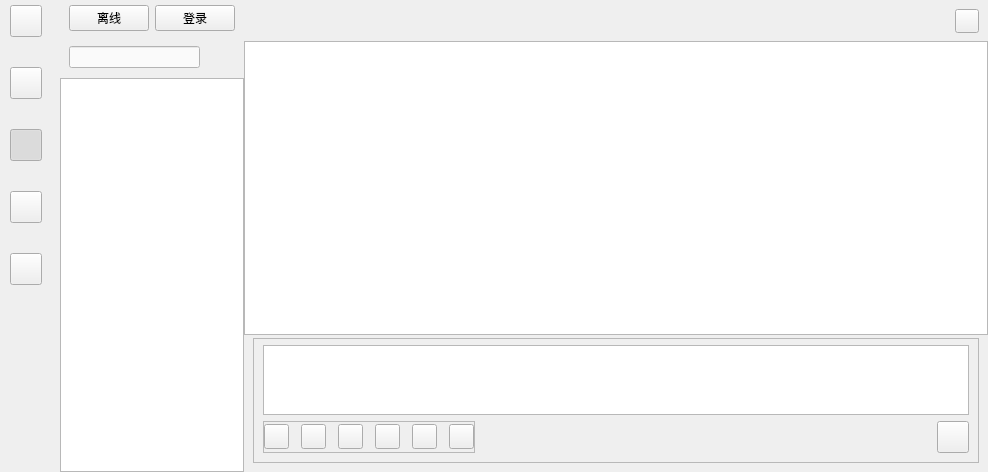
<?xml version="1.0" encoding="UTF-8"?>
<ui version="4.0">
 <class>MainWindow</class>
 <widget class="QMainWindow" name="MainWindow">
  <property name="geometry">
   <rect>
    <x>0</x>
    <y>0</y>
    <width>988</width>
    <height>472</height>
   </rect>
  </property>
  <property name="windowTitle">
   <string>MainWindow</string>
  </property>
  <property name="styleSheet">
   <string notr="true"/>
  </property>
  <widget class="QWidget" name="centralwidget">
   <property name="sizePolicy">
    <sizepolicy hsizetype="Preferred" vsizetype="Preferred">
     <horstretch>1</horstretch>
     <verstretch>1</verstretch>
    </sizepolicy>
   </property>
   <layout class="QGridLayout" name="gridLayout">
    <property name="leftMargin">
     <number>0</number>
    </property>
    <property name="topMargin">
     <number>0</number>
    </property>
    <property name="rightMargin">
     <number>0</number>
    </property>
    <property name="bottomMargin">
     <number>0</number>
    </property>
    <property name="spacing">
     <number>0</number>
    </property>
    <item row="0" column="1">
     <widget class="QWidget" name="userWidget" native="true">
      <property name="minimumSize">
       <size>
        <width>184</width>
        <height>0</height>
       </size>
      </property>
      <property name="maximumSize">
       <size>
        <width>184</width>
        <height>16777215</height>
       </size>
      </property>
      <property name="styleSheet">
       <string notr="true"/>
      </property>
      <layout class="QVBoxLayout" name="verticalLayout">
       <property name="spacing">
        <number>0</number>
       </property>
       <property name="leftMargin">
        <number>0</number>
       </property>
       <property name="topMargin">
        <number>0</number>
       </property>
       <property name="rightMargin">
        <number>0</number>
       </property>
       <property name="bottomMargin">
        <number>0</number>
       </property>
       <item>
        <widget class="QWidget" name="widget" native="true">
         <property name="styleSheet">
          <string notr="true"/>
         </property>
         <layout class="QHBoxLayout" name="horizontalLayout">
          <property name="spacing">
           <number>6</number>
          </property>
          <property name="leftMargin">
           <number>9</number>
          </property>
          <property name="topMargin">
           <number>5</number>
          </property>
          <property name="rightMargin">
           <number>9</number>
          </property>
          <property name="bottomMargin">
           <number>5</number>
          </property>
          <item>
           <widget class="QPushButton" name="logoutBtn">
            <property name="text">
             <string>离线</string>
            </property>
           </widget>
          </item>
          <item>
           <widget class="QPushButton" name="loginBtn">
            <property name="text">
             <string>登录</string>
            </property>
           </widget>
          </item>
         </layout>
        </widget>
       </item>
       <item>
        <widget class="QWidget" name="widget_7" native="true">
         <layout class="QHBoxLayout" name="horizontalLayout_4">
          <item>
           <widget class="QLineEdit" name="searchLineEdit">
            <property name="styleSheet">
             <string notr="true">background-color: rgb(250, 250, 250);</string>
            </property>
           </widget>
          </item>
          <item>
           <spacer name="horizontalSpacer_2">
            <property name="orientation">
             <enum>Qt::Horizontal</enum>
            </property>
            <property name="sizeType">
             <enum>QSizePolicy::Fixed</enum>
            </property>
            <property name="sizeHint" stdset="0">
             <size>
              <width>5</width>
              <height>20</height>
             </size>
            </property>
           </spacer>
          </item>
          <item>
           <widget class="QPushButton" name="addFriendBtn">
            <property name="minimumSize">
             <size>
              <width>24</width>
              <height>24</height>
             </size>
            </property>
            <property name="maximumSize">
             <size>
              <width>24</width>
              <height>24</height>
             </size>
            </property>
            <property name="styleSheet">
             <string notr="true">border: none;</string>
            </property>
            <property name="text">
             <string/>
            </property>
           </widget>
          </item>
         </layout>
        </widget>
       </item>
       <item>
        <widget class="QStackedWidget" name="stackedWidget">
         <property name="currentIndex">
          <number>2</number>
         </property>
         <widget class="QWidget" name="friendListPage">
          <layout class="QVBoxLayout" name="verticalLayout_7">
           <property name="spacing">
            <number>0</number>
           </property>
           <property name="leftMargin">
            <number>0</number>
           </property>
           <property name="topMargin">
            <number>0</number>
           </property>
           <property name="rightMargin">
            <number>0</number>
           </property>
           <property name="bottomMargin">
            <number>0</number>
           </property>
           <item>
            <widget class="QListView" name="chat_userListView"/>
           </item>
          </layout>
         </widget>
         <widget class="QWidget" name="groupPage">
          <layout class="QVBoxLayout" name="verticalLayout_6">
           <property name="spacing">
            <number>0</number>
           </property>
           <property name="leftMargin">
            <number>0</number>
           </property>
           <property name="topMargin">
            <number>0</number>
           </property>
           <property name="rightMargin">
            <number>0</number>
           </property>
           <property name="bottomMargin">
            <number>0</number>
           </property>
           <item>
            <widget class="QTreeView" name="contactTreeView"/>
           </item>
          </layout>
         </widget>
         <widget class="QWidget" name="recentChatPage">
          <layout class="QVBoxLayout" name="verticalLayout_10">
           <property name="spacing">
            <number>0</number>
           </property>
           <property name="leftMargin">
            <number>0</number>
           </property>
           <property name="topMargin">
            <number>0</number>
           </property>
           <property name="rightMargin">
            <number>0</number>
           </property>
           <property name="bottomMargin">
            <number>0</number>
           </property>
           <item>
            <widget class="QListView" name="recentChatListView"/>
           </item>
          </layout>
         </widget>
        </widget>
       </item>
      </layout>
     </widget>
    </item>
    <item row="0" column="2">
     <widget class="QWidget" name="dataWidget" native="true">
      <property name="styleSheet">
       <string notr="true"/>
      </property>
      <layout class="QVBoxLayout" name="verticalLayout_3" stretch="0,0">
       <property name="spacing">
        <number>0</number>
       </property>
       <property name="leftMargin">
        <number>0</number>
       </property>
       <property name="topMargin">
        <number>0</number>
       </property>
       <property name="rightMargin">
        <number>0</number>
       </property>
       <property name="bottomMargin">
        <number>0</number>
       </property>
       <item>
        <widget class="QFrame" name="titleFrame">
         <property name="sizePolicy">
          <sizepolicy hsizetype="Preferred" vsizetype="Preferred">
           <horstretch>0</horstretch>
           <verstretch>0</verstretch>
          </sizepolicy>
         </property>
         <property name="minimumSize">
          <size>
           <width>0</width>
           <height>41</height>
          </size>
         </property>
         <property name="maximumSize">
          <size>
           <width>16777215</width>
           <height>41</height>
          </size>
         </property>
         <property name="styleSheet">
          <string notr="true"/>
         </property>
         <layout class="QHBoxLayout" name="horizontalLayout_5">
          <item>
           <widget class="QLabel" name="title_label">
            <property name="text">
             <string/>
            </property>
            <property name="scaledContents">
             <bool>true</bool>
            </property>
           </widget>
          </item>
          <item>
           <widget class="QToolButton" name="moreBtn">
            <property name="minimumSize">
             <size>
              <width>24</width>
              <height>24</height>
             </size>
            </property>
            <property name="maximumSize">
             <size>
              <width>24</width>
              <height>24</height>
             </size>
            </property>
            <property name="text">
             <string/>
            </property>
            <property name="checkable">
             <bool>true</bool>
            </property>
           </widget>
          </item>
         </layout>
        </widget>
       </item>
       <item>
        <widget class="QWidget" name="chatIoWidget" native="true">
         <layout class="QVBoxLayout" name="verticalLayout_4" stretch="3,1">
          <property name="spacing">
           <number>0</number>
          </property>
          <property name="leftMargin">
           <number>0</number>
          </property>
          <property name="topMargin">
           <number>0</number>
          </property>
          <property name="rightMargin">
           <number>0</number>
          </property>
          <property name="bottomMargin">
           <number>0</number>
          </property>
          <item>
           <widget class="QWidget" name="outPutWidget" native="true">
            <property name="sizePolicy">
             <sizepolicy hsizetype="Preferred" vsizetype="Preferred">
              <horstretch>0</horstretch>
              <verstretch>0</verstretch>
             </sizepolicy>
            </property>
            <layout class="QHBoxLayout" name="horizontalLayout_2">
             <property name="spacing">
              <number>0</number>
             </property>
             <property name="leftMargin">
              <number>0</number>
             </property>
             <property name="topMargin">
              <number>0</number>
             </property>
             <property name="rightMargin">
              <number>0</number>
             </property>
             <property name="bottomMargin">
              <number>0</number>
             </property>
             <item>
              <widget class="QListView" name="chatMsgListView"/>
             </item>
            </layout>
           </widget>
          </item>
          <item>
           <widget class="QWidget" name="inPutWidget" native="true">
            <layout class="QVBoxLayout" name="verticalLayout_9">
             <property name="topMargin">
              <number>3</number>
             </property>
             <item>
              <widget class="QFrame" name="inputFrame">
               <property name="frameShape">
                <enum>QFrame::StyledPanel</enum>
               </property>
               <property name="frameShadow">
                <enum>QFrame::Raised</enum>
               </property>
               <layout class="QVBoxLayout" name="verticalLayout_8">
                <property name="topMargin">
                 <number>6</number>
                </property>
                <item>
                 <widget class="ChatInputEdit" name="msg">
                  <property name="minimumSize">
                   <size>
                    <width>0</width>
                    <height>0</height>
                   </size>
                  </property>
                  <property name="maximumSize">
                   <size>
                    <width>16777215</width>
                    <height>100</height>
                   </size>
                  </property>
                 </widget>
                </item>
                <item>
                 <widget class="QWidget" name="widget_4" native="true">
                  <layout class="QHBoxLayout" name="horizontalLayout_6">
                   <property name="spacing">
                    <number>6</number>
                   </property>
                   <property name="leftMargin">
                    <number>0</number>
                   </property>
                   <property name="topMargin">
                    <number>0</number>
                   </property>
                   <property name="rightMargin">
                    <number>0</number>
                   </property>
                   <property name="bottomMargin">
                    <number>0</number>
                   </property>
                   <item>
                    <widget class="QFrame" name="toolFrame">
                     <property name="frameShape">
                      <enum>QFrame::StyledPanel</enum>
                     </property>
                     <property name="frameShadow">
                      <enum>QFrame::Raised</enum>
                     </property>
                     <layout class="QHBoxLayout" name="horizontalLayout_7">
                      <property name="spacing">
                       <number>12</number>
                      </property>
                      <property name="leftMargin">
                       <number>0</number>
                      </property>
                      <property name="topMargin">
                       <number>0</number>
                      </property>
                      <property name="rightMargin">
                       <number>0</number>
                      </property>
                      <property name="bottomMargin">
                       <number>0</number>
                      </property>
                      <item>
                       <widget class="QToolButton" name="emojiBtn">
                        <property name="minimumSize">
                         <size>
                          <width>25</width>
                          <height>25</height>
                         </size>
                        </property>
                        <property name="maximumSize">
                         <size>
                          <width>25</width>
                          <height>25</height>
                         </size>
                        </property>
                        <property name="text">
                         <string/>
                        </property>
                        <property name="checkable">
                         <bool>true</bool>
                        </property>
                       </widget>
                      </item>
                      <item>
                       <widget class="QToolButton" name="fileBtn">
                        <property name="minimumSize">
                         <size>
                          <width>25</width>
                          <height>25</height>
                         </size>
                        </property>
                        <property name="maximumSize">
                         <size>
                          <width>25</width>
                          <height>25</height>
                         </size>
                        </property>
                        <property name="text">
                         <string/>
                        </property>
                        <property name="checkable">
                         <bool>true</bool>
                        </property>
                       </widget>
                      </item>
                      <item>
                       <widget class="QToolButton" name="pictureBtn">
                        <property name="minimumSize">
                         <size>
                          <width>25</width>
                          <height>25</height>
                         </size>
                        </property>
                        <property name="maximumSize">
                         <size>
                          <width>25</width>
                          <height>25</height>
                         </size>
                        </property>
                        <property name="text">
                         <string/>
                        </property>
                        <property name="checkable">
                         <bool>true</bool>
                        </property>
                       </widget>
                      </item>
                      <item>
                       <widget class="QToolButton" name="musicBtn">
                        <property name="minimumSize">
                         <size>
                          <width>25</width>
                          <height>25</height>
                         </size>
                        </property>
                        <property name="maximumSize">
                         <size>
                          <width>25</width>
                          <height>25</height>
                         </size>
                        </property>
                        <property name="text">
                         <string/>
                        </property>
                        <property name="checkable">
                         <bool>true</bool>
                        </property>
                       </widget>
                      </item>
                      <item>
                       <widget class="QToolButton" name="videoBtn">
                        <property name="minimumSize">
                         <size>
                          <width>25</width>
                          <height>25</height>
                         </size>
                        </property>
                        <property name="maximumSize">
                         <size>
                          <width>25</width>
                          <height>25</height>
                         </size>
                        </property>
                        <property name="text">
                         <string/>
                        </property>
                        <property name="checkable">
                         <bool>true</bool>
                        </property>
                       </widget>
                      </item>
                      <item>
                       <widget class="QToolButton" name="screenShotBtn">
                        <property name="minimumSize">
                         <size>
                          <width>25</width>
                          <height>25</height>
                         </size>
                        </property>
                        <property name="maximumSize">
                         <size>
                          <width>25</width>
                          <height>25</height>
                         </size>
                        </property>
                        <property name="text">
                         <string/>
                        </property>
                        <property name="checkable">
                         <bool>true</bool>
                        </property>
                       </widget>
                      </item>
                     </layout>
                    </widget>
                   </item>
                   <item>
                    <spacer name="horizontalSpacer">
                     <property name="orientation">
                      <enum>Qt::Horizontal</enum>
                     </property>
                     <property name="sizeHint" stdset="0">
                      <size>
                       <width>40</width>
                       <height>20</height>
                      </size>
                     </property>
                    </spacer>
                   </item>
                   <item>
                    <widget class="QPushButton" name="sendMsgBtn">
                     <property name="sizePolicy">
                      <sizepolicy hsizetype="Fixed" vsizetype="Fixed">
                       <horstretch>0</horstretch>
                       <verstretch>0</verstretch>
                      </sizepolicy>
                     </property>
                     <property name="minimumSize">
                      <size>
                       <width>32</width>
                       <height>32</height>
                      </size>
                     </property>
                     <property name="maximumSize">
                      <size>
                       <width>32</width>
                       <height>32</height>
                      </size>
                     </property>
                     <property name="text">
                      <string/>
                     </property>
                    </widget>
                   </item>
                  </layout>
                 </widget>
                </item>
               </layout>
              </widget>
             </item>
            </layout>
           </widget>
          </item>
         </layout>
        </widget>
       </item>
      </layout>
     </widget>
    </item>
    <item row="0" column="0">
     <widget class="QWidget" name="sideWidget" native="true">
      <property name="sizePolicy">
       <sizepolicy hsizetype="Fixed" vsizetype="Preferred">
        <horstretch>0</horstretch>
        <verstretch>0</verstretch>
       </sizepolicy>
      </property>
      <property name="minimumSize">
       <size>
        <width>60</width>
        <height>0</height>
       </size>
      </property>
      <property name="maximumSize">
       <size>
        <width>60</width>
        <height>16777215</height>
       </size>
      </property>
      <property name="styleSheet">
       <string notr="true"/>
      </property>
      <layout class="QVBoxLayout" name="verticalLayout_2">
       <property name="leftMargin">
        <number>10</number>
       </property>
       <property name="topMargin">
        <number>5</number>
       </property>
       <property name="rightMargin">
        <number>5</number>
       </property>
       <property name="bottomMargin">
        <number>0</number>
       </property>
       <item>
        <widget class="QWidget" name="widget_5" native="true">
         <layout class="QVBoxLayout" name="verticalLayout_5">
          <property name="spacing">
           <number>30</number>
          </property>
          <property name="leftMargin">
           <number>0</number>
          </property>
          <property name="topMargin">
           <number>0</number>
          </property>
          <property name="rightMargin">
           <number>0</number>
          </property>
          <property name="bottomMargin">
           <number>0</number>
          </property>
          <item>
           <widget class="QToolButton" name="side_user_toolButton">
            <property name="minimumSize">
             <size>
              <width>32</width>
              <height>32</height>
             </size>
            </property>
            <property name="maximumSize">
             <size>
              <width>32</width>
              <height>32</height>
             </size>
            </property>
            <property name="text">
             <string/>
            </property>
            <property name="checkable">
             <bool>true</bool>
            </property>
            <property name="autoExclusive">
             <bool>false</bool>
            </property>
           </widget>
          </item>
          <item>
           <widget class="QToolButton" name="side_chat_toolButton">
            <property name="minimumSize">
             <size>
              <width>32</width>
              <height>32</height>
             </size>
            </property>
            <property name="maximumSize">
             <size>
              <width>32</width>
              <height>32</height>
             </size>
            </property>
            <property name="text">
             <string/>
            </property>
            <property name="checkable">
             <bool>true</bool>
            </property>
            <property name="checked">
             <bool>false</bool>
            </property>
            <property name="autoExclusive">
             <bool>true</bool>
            </property>
           </widget>
          </item>
          <item>
           <widget class="QToolButton" name="side_contact_toolButton">
            <property name="minimumSize">
             <size>
              <width>32</width>
              <height>32</height>
             </size>
            </property>
            <property name="maximumSize">
             <size>
              <width>32</width>
              <height>32</height>
             </size>
            </property>
            <property name="text">
             <string/>
            </property>
            <property name="checkable">
             <bool>true</bool>
            </property>
            <property name="checked">
             <bool>true</bool>
            </property>
            <property name="autoExclusive">
             <bool>true</bool>
            </property>
           </widget>
          </item>
          <item>
           <widget class="QToolButton" name="side_group_toolButton">
            <property name="minimumSize">
             <size>
              <width>32</width>
              <height>32</height>
             </size>
            </property>
            <property name="maximumSize">
             <size>
              <width>32</width>
              <height>32</height>
             </size>
            </property>
            <property name="text">
             <string/>
            </property>
            <property name="checkable">
             <bool>true</bool>
            </property>
            <property name="autoExclusive">
             <bool>true</bool>
            </property>
           </widget>
          </item>
          <item>
           <widget class="QPushButton" name="friendRequestBtn">
            <property name="minimumSize">
             <size>
              <width>32</width>
              <height>32</height>
             </size>
            </property>
            <property name="maximumSize">
             <size>
              <width>32</width>
              <height>32</height>
             </size>
            </property>
            <property name="text">
             <string/>
            </property>
           </widget>
          </item>
         </layout>
        </widget>
       </item>
       <item>
        <spacer name="verticalSpacer">
         <property name="orientation">
          <enum>Qt::Vertical</enum>
         </property>
         <property name="sizeHint" stdset="0">
          <size>
           <width>20</width>
           <height>40</height>
          </size>
         </property>
        </spacer>
       </item>
      </layout>
     </widget>
    </item>
   </layout>
  </widget>
  <widget class="QMenuBar" name="menuBar">
   <property name="geometry">
    <rect>
     <x>0</x>
     <y>0</y>
     <width>988</width>
     <height>28</height>
    </rect>
   </property>
  </widget>
 </widget>
 <customwidgets>
  <customwidget>
   <class>ChatInputEdit</class>
   <extends>QTextEdit</extends>
   <header>chatinputedit.h</header>
  </customwidget>
 </customwidgets>
 <resources/>
 <connections/>
</ui>
